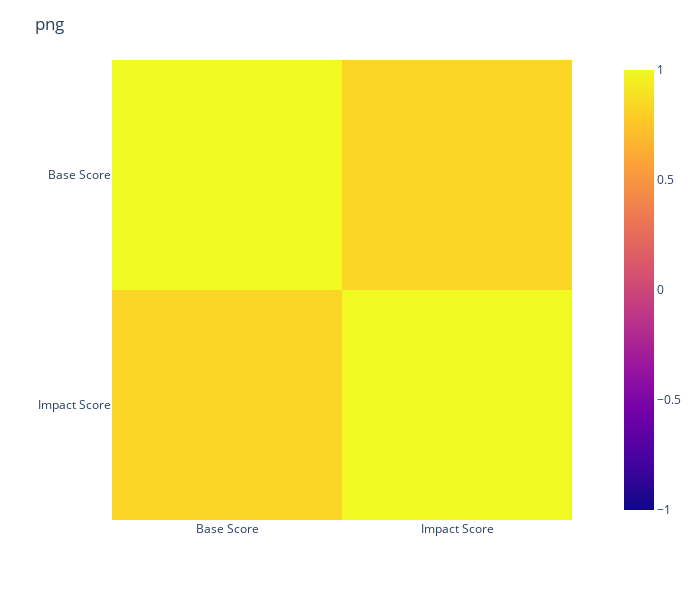

Here is the notebook cell this chart was saved with:
### Code cell
dt_analyzer.check_correlation(processed_df, "baseScore", "impactScore")
columns = [
    {"column_name": "baseScore", "display_name": "Base Score"},
    {"column_name": "impactScore", "display_name": "Impact Score"},
]

correlation_df_score = dt_analyzer.calculate_correlation(processed_df, columns)
dt_analyzer.show_heatmap(correlation_df_score, 700, 600, "png")

### Figure 1 — Plotly figure (JSON) as saved in the notebook; plotly's stock layout.template omitted (floating-point values rounded to 4 significant figures)
{"data": [{"coloraxis": "coloraxis", "hovertemplate": "x: %{x}<br>y: %{y}<br>color: %{z}<extra></extra>", "name": "0", "type": "heatmap", "x": ["Base Score", "Impact Score"], "xaxis": "x", "y": ["Base Score", "Impact Score"], "yaxis": "y", "z": [[1, 0.832], [0.832, 1]]}], "layout": {"coloraxis": {"cmax": 1, "cmin": -1, "colorscale": [[0, "#0d0887"], [0.1111, "#46039f"], [0.2222, "#7201a8"], [0.3333, "#9c179e"], [0.4444, "#bd3786"], [0.5556, "#d8576b"], [0.6667, "#ed7953"], [0.7778, "#fb9f3a"], [0.8889, "#fdca26"], [1, "#f0f921"]]}, "height": 600, "margin": {"t": 60}, "title": {"text": "png"}, "width": 700, "xaxis": {"anchor": "y", "constrain": "domain", "domain": [0, 1], "scaleanchor": "y"}, "yaxis": {"anchor": "x", "autorange": "reversed", "constrain": "domain", "domain": [0, 1]}}}
